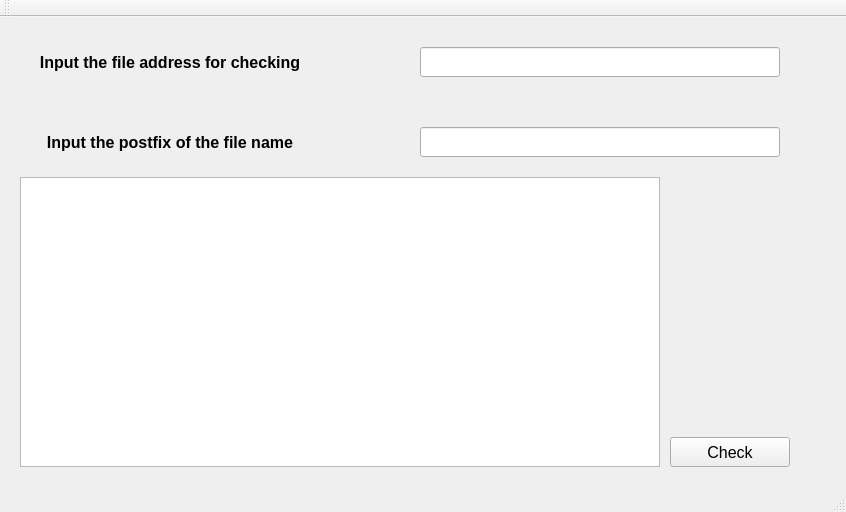
<?xml version="1.0" encoding="UTF-8"?>
<ui version="4.0">
 <class>qtCheckFilesClass</class>
 <widget class="QMainWindow" name="qtCheckFilesClass">
  <property name="geometry">
   <rect>
    <x>0</x>
    <y>0</y>
    <width>846</width>
    <height>512</height>
   </rect>
  </property>
  <property name="windowTitle">
   <string>qtCheckFiles</string>
  </property>
  <widget class="QWidget" name="centralWidget">
   <widget class="QLabel" name="label">
    <property name="geometry">
     <rect>
      <x>20</x>
      <y>25</y>
      <width>300</width>
      <height>40</height>
     </rect>
    </property>
    <property name="font">
     <font>
      <family>Arial</family>
      <pointsize>12</pointsize>
      <weight>75</weight>
      <bold>true</bold>
     </font>
    </property>
    <property name="text">
     <string>Input the file address for checking</string>
    </property>
    <property name="textFormat">
     <enum>Qt::AutoText</enum>
    </property>
    <property name="alignment">
     <set>Qt::AlignCenter</set>
    </property>
   </widget>
   <widget class="QLabel" name="label_2">
    <property name="geometry">
     <rect>
      <x>20</x>
      <y>105</y>
      <width>300</width>
      <height>40</height>
     </rect>
    </property>
    <property name="font">
     <font>
      <family>Arial</family>
      <pointsize>12</pointsize>
      <weight>75</weight>
      <bold>true</bold>
     </font>
    </property>
    <property name="text">
     <string>Input the postfix of the file name</string>
    </property>
    <property name="textFormat">
     <enum>Qt::AutoText</enum>
    </property>
    <property name="alignment">
     <set>Qt::AlignCenter</set>
    </property>
   </widget>
   <widget class="QLineEdit" name="lineEdit">
    <property name="geometry">
     <rect>
      <x>420</x>
      <y>30</y>
      <width>360</width>
      <height>30</height>
     </rect>
    </property>
    <property name="font">
     <font>
      <family>Arial</family>
      <pointsize>12</pointsize>
     </font>
    </property>
   </widget>
   <widget class="QLineEdit" name="lineEdit_2">
    <property name="geometry">
     <rect>
      <x>420</x>
      <y>110</y>
      <width>360</width>
      <height>30</height>
     </rect>
    </property>
    <property name="font">
     <font>
      <family>Arial</family>
      <pointsize>12</pointsize>
     </font>
    </property>
   </widget>
   <widget class="QPushButton" name="pushButton">
    <property name="geometry">
     <rect>
      <x>670</x>
      <y>420</y>
      <width>120</width>
      <height>30</height>
     </rect>
    </property>
    <property name="font">
     <font>
      <family>Arial</family>
      <pointsize>12</pointsize>
     </font>
    </property>
    <property name="text">
     <string>Check</string>
    </property>
   </widget>
   <widget class="QTextBrowser" name="textBrowser">
    <property name="geometry">
     <rect>
      <x>20</x>
      <y>160</y>
      <width>640</width>
      <height>290</height>
     </rect>
    </property>
   </widget>
  </widget>
  <widget class="QMenuBar" name="menuBar">
   <property name="geometry">
    <rect>
     <x>0</x>
     <y>0</y>
     <width>846</width>
     <height>23</height>
    </rect>
   </property>
  </widget>
  <widget class="QToolBar" name="mainToolBar">
   <attribute name="toolBarArea">
    <enum>TopToolBarArea</enum>
   </attribute>
   <attribute name="toolBarBreak">
    <bool>false</bool>
   </attribute>
  </widget>
  <widget class="QStatusBar" name="statusBar"/>
 </widget>
 <layoutdefault spacing="6" margin="11"/>
 <resources>
  <include location="qtcheckfiles.qrc"/>
 </resources>
 <connections/>
</ui>
